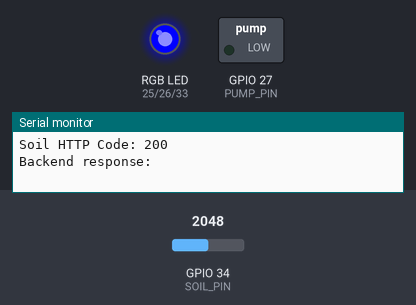
This sketch was run on a simulated ESP32. Shown: switched loads named in the sketch (green lamp = pin HIGH), an RGB LED mixed from three pins (HIGH = lit), the last lines printed to the serial monitor. The inputs (shaded band) are chosen by the test bench; at power-on: GPIO 34 (SOIL_PIN) = 2048. WiFi joins after 1.5 s; servers stay silent unless stated; uploads are accepted with an empty reply.

Above: at 2.7 s.
2.8 s: GPIO 34 (SOIL_PIN) set to 2161
5.8 s: GPIO 34 (SOIL_PIN) set to 2247
At 7.0 s:
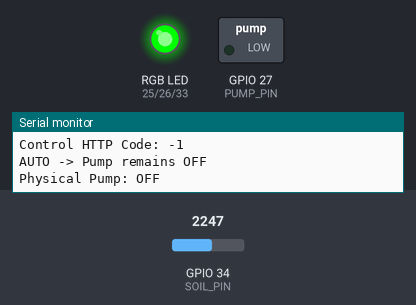
8.8 s: GPIO 34 (SOIL_PIN) set to 3163
11.8 s: GPIO 34 (SOIL_PIN) set to 3227
At 14.0 s:
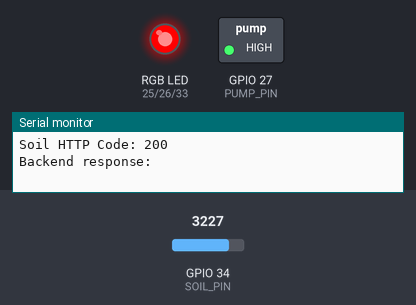
14.8 s: GPIO 34 (SOIL_PIN) set to 2160
At 15.25 s:
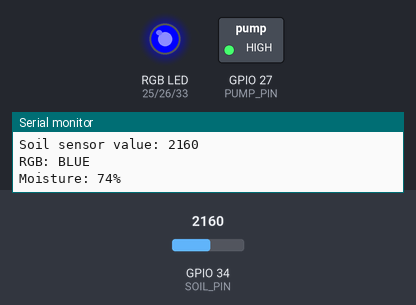
17.8 s: GPIO 34 (SOIL_PIN) set to 2240
At 21.0 s:
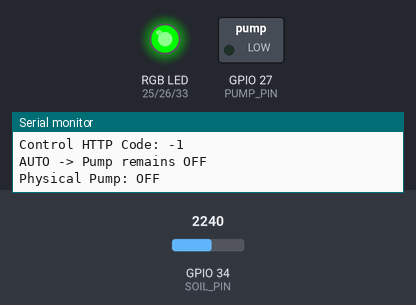
Timing chart, 0 to 22.2 s (numbered marks = the images above; inputs shaded):
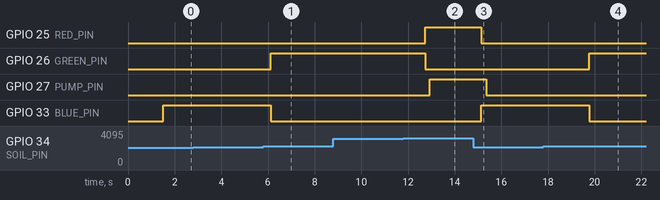

The sketch:

Weather-Box-10.ino
```cpp
#include <WiFi.h>
#include <HTTPClient.h>

// ======================================================
// WiFi
// ======================================================

const char* ssid = "Zzz-2.4";
const char* password = "11111111";

// ======================================================
// Backend
// ======================================================

const char* serverUrl =
  "http://192.168.0.151:5000/api/farms/soil";

const char* controlUrlBase =
  "http://192.168.0.151:5000/api/farms/light-control/";

// ======================================================
// Hardware
// ======================================================

const int SOIL_PIN = 34;
const int PUMP_PIN = 27;

// RGB LED pins
const int RED_PIN = 25;
const int GREEN_PIN = 26;
const int BLUE_PIN = 33;

// ======================================================
// Soil Thresholds
// ======================================================

const int WET_THRESHOLD = 2200;
const int DRY_THRESHOLD = 3200;

// ======================================================
// Device
// ======================================================

String deviceId;
String currentMode = "AUTO";

// ======================================================
// Pump State
// ======================================================

bool pumpOn = false;
bool lastPumpOn = false;
bool firstReading = true;


// ======================================================
// RGB LED
// ======================================================

void rgbOff()
{
  digitalWrite(RED_PIN, LOW);
  digitalWrite(GREEN_PIN, LOW);
  digitalWrite(BLUE_PIN, LOW);
}


void rgbBlue()
{
  digitalWrite(RED_PIN, LOW);
  digitalWrite(GREEN_PIN, LOW);
  digitalWrite(BLUE_PIN, HIGH);
}


void rgbGreen()
{
  digitalWrite(RED_PIN, LOW);
  digitalWrite(GREEN_PIN, HIGH);
  digitalWrite(BLUE_PIN, LOW);
}


void rgbRed()
{
  digitalWrite(RED_PIN, HIGH);
  digitalWrite(GREEN_PIN, LOW);
  digitalWrite(BLUE_PIN, LOW);
}


// ======================================================
// UPDATE RGB BASED ON SOIL VALUE
// ======================================================

void updateRGB(int soilValue)
{
  if (soilValue < WET_THRESHOLD)
  {
    // Soil < 2200
    rgbBlue();

    Serial.println("RGB: BLUE");
  }
  else if (soilValue <= DRY_THRESHOLD)
  {
    // 2200 <= Soil <= 3200
    rgbGreen();

    Serial.println("RGB: GREEN");
  }
  else
  {
    // Soil > 3200
    rgbRed();

    Serial.println("RGB: RED");
  }
}


// ======================================================
// GET CONTROL MODE FROM BACKEND
// ======================================================

void getControlMode()
{
  if (WiFi.status() != WL_CONNECTED)
  {
    return;
  }

  HTTPClient http;

  String controlUrl =
    String(controlUrlBase) + deviceId;

  http.begin(controlUrl);

  int httpCode = http.GET();

  Serial.print("Control HTTP Code: ");
  Serial.println(httpCode);

  if (httpCode > 0)
  {
    String response = http.getString();

    Serial.print("Control response: ");
    Serial.println(response);

    if (response.indexOf("\"mode\":\"ON\"") >= 0)
    {
      currentMode = "ON";
    }
    else if (response.indexOf("\"mode\":\"OFF\"") >= 0)
    {
      currentMode = "OFF";
    }
    else if (response.indexOf("\"mode\":\"AUTO\"") >= 0)
    {
      currentMode = "AUTO";
    }

    Serial.print("Current mode: ");
    Serial.println(currentMode);
  }

  http.end();
}


// ======================================================
// SEND SOIL DATA
// ======================================================

void sendSoilData(
  int soilValue,
  int moisture,
  bool pumpState
)
{
  if (WiFi.status() != WL_CONNECTED)
  {
    return;
  }

  HTTPClient http;

  http.begin(serverUrl);

  http.addHeader(
    "Content-Type",
    "application/json"
  );

  String pumpStatus =
    pumpState ? "ON" : "OFF";

  String jsonData =
    "{\"deviceId\":\"" +
    deviceId +
    "\",\"soilValue\":" +
    String(soilValue) +
    ",\"moisture\":" +
    String(moisture) +
    ",\"pumpStatus\":\"" +
    pumpStatus +
    "\"}";

  Serial.println("Sending soil data:");
  Serial.println(jsonData);

  int httpCode =
    http.POST(jsonData);

  Serial.print("Soil HTTP Code: ");
  Serial.println(httpCode);

  if (httpCode > 0)
  {
    String response =
      http.getString();

    Serial.println("Backend response:");
    Serial.println(response);
  }

  http.end();
}


// ======================================================
// SETUP
// ======================================================

void setup()
{
  Serial.begin(115200);

  // ====================================================
  // Pump
  // ====================================================

  pinMode(PUMP_PIN, OUTPUT);

  digitalWrite(
    PUMP_PIN,
    LOW
  );


  // ====================================================
  // RGB LED
  // ====================================================

  pinMode(RED_PIN, OUTPUT);
  pinMode(GREEN_PIN, OUTPUT);
  pinMode(BLUE_PIN, OUTPUT);

  rgbOff();


  // ====================================================
  // ADC
  // ====================================================

  analogSetAttenuation(
    ADC_11db
  );


  Serial.println();
  Serial.println("Starting ESP32...");


  // ====================================================
  // WiFi
  // ====================================================

  WiFi.begin(
    ssid,
    password
  );

  Serial.println(
    "Connecting to WiFi..."
  );

  while (
    WiFi.status() != WL_CONNECTED
  )
  {
    delay(500);
    Serial.print(".");
  }

  Serial.println();

  Serial.println(
    "WiFi connected!"
  );


  // ====================================================
  // ESP32 IP
  // ====================================================

  Serial.print(
    "ESP32 IP: "
  );

  Serial.println(
    WiFi.localIP()
  );


  // ====================================================
  // ESP32 MAC Address
  // ====================================================

  deviceId =
    WiFi.macAddress();

  Serial.print(
    "Device ID: "
  );

  Serial.println(
    deviceId
  );
}


// ======================================================
// LOOP
// ======================================================

void loop()
{
  // ====================================================
  // READ SOIL SENSOR
  // ====================================================

  int soilValue =
    analogRead(SOIL_PIN);

  Serial.println();
  Serial.println("--------------------------------");

  Serial.print(
    "Soil sensor value: "
  );

  Serial.println(
    soilValue
  );


  // ====================================================
  // RGB LED
  // ====================================================

  updateRGB(
    soilValue
  );


  // ====================================================
  // MOISTURE PERCENTAGE
  // ====================================================

  int moisture =
    map(
      soilValue,
      4095,
      1500,
      0,
      100
    );

  moisture =
    constrain(
      moisture,
      0,
      100
    );

  Serial.print(
    "Moisture: "
  );

  Serial.print(
    moisture
  );

  Serial.println("%");


  // ====================================================
  // GET CONTROL MODE
  // ====================================================

  getControlMode();


  // ====================================================
  // PUMP CONTROL
  // ====================================================

  if (currentMode == "ON")
  {
    // Manual ON
    pumpOn = true;

    Serial.println(
      "Mode: ON -> Pump ON"
    );
  }

  else if (currentMode == "OFF")
  {
    // Manual OFF
    pumpOn = false;

    Serial.println(
      "Mode: OFF -> Pump OFF"
    );
  }

  else if (currentMode == "AUTO")
  {
    // ==================================================
    // AUTO MODE WITH HYSTERESIS
    // ==================================================

    if (pumpOn == false)
    {
      // Pump is currently OFF.
      // Start only when soil is above 3200.

      if (soilValue > DRY_THRESHOLD)
      {
        pumpOn = true;

        Serial.println(
          "AUTO -> Soil > 3200 -> Pump ON"
        );
      }
      else
      {
        pumpOn = false;

        Serial.println(
          "AUTO -> Pump remains OFF"
        );
      }
    }

    else
    {
      // Pump is currently ON.
      // Keep it ON until soil goes below 2200.

      if (soilValue < WET_THRESHOLD)
      {
        pumpOn = false;

        Serial.println(
          "AUTO -> Soil < 2200 -> Pump OFF"
        );
      }
      else
      {
        pumpOn = true;

        Serial.println(
          "AUTO -> Soil >= 2200 -> Pump remains ON"
        );
      }
    }
  }


  // ====================================================
  // CONTROL PHYSICAL PUMP
  // ====================================================

  if (pumpOn)
  {
    digitalWrite(
      PUMP_PIN,
      HIGH
    );

    Serial.println(
      "Physical Pump: ON"
    );
  }
  else
  {
    digitalWrite(
      PUMP_PIN,
      LOW
    );

    Serial.println(
      "Physical Pump: OFF"
    );
  }


  // ====================================================
  // SEND DATA WHEN PUMP STATE CHANGES
  // ====================================================

  if (
    firstReading ||
    pumpOn != lastPumpOn
  )
  {
    sendSoilData(
      soilValue,
      moisture,
      pumpOn
    );

    lastPumpOn =
      pumpOn;

    firstReading =
      false;
  }


  // ====================================================
  // WAIT
  // ====================================================

  delay(2000);
}
```

Measured:
- the behaviour switches between 2199 and 2200 on GPIO 34 (SOIL_PIN) (found by bisection; images 0 and 1)
- the behaviour switches between 3200 and 3201 on GPIO 34 (SOIL_PIN) (found by bisection; images 1 and 2)
- after the input at 5.8 s, GPIO 26 (GREEN_PIN): LOW → HIGH after 0.32 s; GPIO 33 (BLUE_PIN): HIGH → LOW after 0.32 s
- after the input at 11.8 s, GPIO 25 (RED_PIN): LOW → HIGH after 0.93 s; GPIO 26 (GREEN_PIN): HIGH → LOW after 0.93 s; GPIO 27 (PUMP_PIN): LOW → HIGH after 1.1 s
- after the input at 14.8 s, GPIO 25 (RED_PIN): HIGH → LOW after 0.34 s; GPIO 27 (PUMP_PIN): HIGH → LOW after 0.55 s; GPIO 33 (BLUE_PIN): LOW → HIGH after 0.34 s
- after the input at 17.8 s, GPIO 26 (GREEN_PIN): LOW → HIGH after 2.0 s; GPIO 33 (BLUE_PIN): HIGH → LOW after 2.0 s
